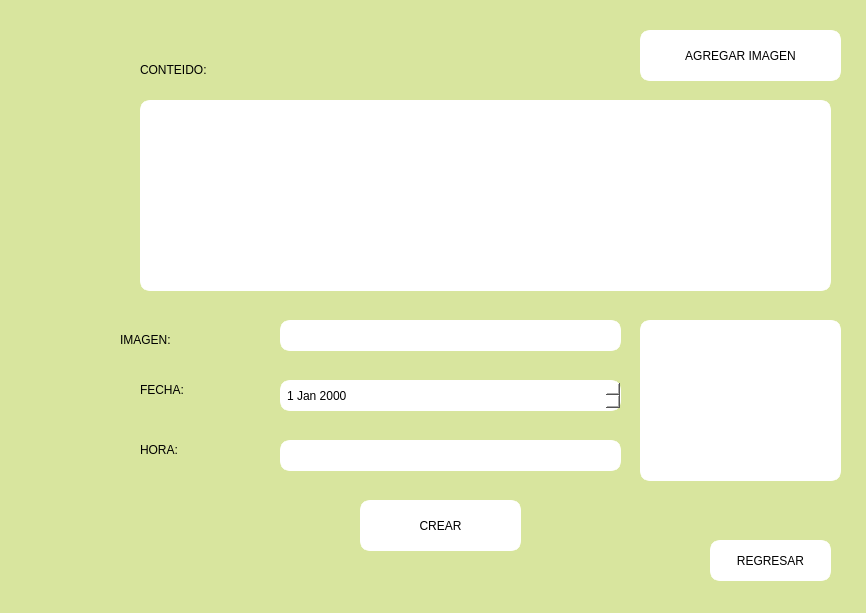
<?xml version="1.0" encoding="UTF-8"?>
<ui version="4.0">
 <class>CrearPublicacion</class>
 <widget class="QMainWindow" name="CrearPublicacion">
  <property name="geometry">
   <rect>
    <x>0</x>
    <y>0</y>
    <width>866</width>
    <height>613</height>
   </rect>
  </property>
  <property name="windowTitle">
   <string>MainWindow</string>
  </property>
  <property name="styleSheet">
   <string notr="true">background-color: rgb(216, 229, 158);
</string>
  </property>
  <widget class="QWidget" name="centralwidget">
   <widget class="QPushButton" name="pushButton_3">
    <property name="geometry">
     <rect>
      <x>710</x>
      <y>540</y>
      <width>121</width>
      <height>41</height>
     </rect>
    </property>
    <property name="cursor">
     <cursorShape>PointingHandCursor</cursorShape>
    </property>
    <property name="styleSheet">
     <string notr="true">font: 900 10pt &quot;Segoe UI Black&quot;;
border: 5px solid white;
background-color: rgb(255, 255, 255);
border-radius: 10px;
</string>
    </property>
    <property name="text">
     <string>REGRESAR</string>
    </property>
   </widget>
   <widget class="QPushButton" name="btnCrear">
    <property name="geometry">
     <rect>
      <x>360</x>
      <y>500</y>
      <width>161</width>
      <height>51</height>
     </rect>
    </property>
    <property name="cursor">
     <cursorShape>PointingHandCursor</cursorShape>
    </property>
    <property name="styleSheet">
     <string notr="true">font: 900 10pt &quot;Segoe UI Black&quot;;
border: 5px solid white;
background-color: rgb(255, 255, 255);
border-radius: 10px;</string>
    </property>
    <property name="text">
     <string>CREAR</string>
    </property>
   </widget>
   <widget class="QLineEdit" name="txtHora">
    <property name="geometry">
     <rect>
      <x>280</x>
      <y>440</y>
      <width>341</width>
      <height>31</height>
     </rect>
    </property>
    <property name="styleSheet">
     <string notr="true">font: 600 11pt &quot;Segoe UI Variable Display Semib&quot;;
border: 5px solid white;
background-color: rgb(255, 255, 255);
border-radius: 10px;</string>
    </property>
   </widget>
   <widget class="QLabel" name="lblCorreo">
    <property name="geometry">
     <rect>
      <x>140</x>
      <y>440</y>
      <width>101</width>
      <height>20</height>
     </rect>
    </property>
    <property name="styleSheet">
     <string notr="true">font: 600 14pt &quot;Segoe UI Semibold&quot;;</string>
    </property>
    <property name="text">
     <string>HORA:</string>
    </property>
   </widget>
   <widget class="QLabel" name="label_4">
    <property name="geometry">
     <rect>
      <x>140</x>
      <y>380</y>
      <width>131</width>
      <height>20</height>
     </rect>
    </property>
    <property name="styleSheet">
     <string notr="true">font: 600 14pt &quot;Segoe UI Semibold&quot;;</string>
    </property>
    <property name="text">
     <string>FECHA:</string>
    </property>
   </widget>
   <widget class="QLabel" name="lblCorreo_2">
    <property name="geometry">
     <rect>
      <x>140</x>
      <y>60</y>
      <width>121</width>
      <height>20</height>
     </rect>
    </property>
    <property name="styleSheet">
     <string notr="true">font: 600 14pt &quot;Segoe UI Semibold&quot;;</string>
    </property>
    <property name="text">
     <string>CONTEIDO:</string>
    </property>
   </widget>
   <widget class="QPushButton" name="btnImagen">
    <property name="geometry">
     <rect>
      <x>640</x>
      <y>30</y>
      <width>201</width>
      <height>51</height>
     </rect>
    </property>
    <property name="cursor">
     <cursorShape>PointingHandCursor</cursorShape>
    </property>
    <property name="styleSheet">
     <string notr="true">font: 900 10pt &quot;Segoe UI Black&quot;;
border: 5px solid white;
background-color: rgb(255, 255, 255);
border-radius: 10px;</string>
    </property>
    <property name="text">
     <string>AGREGAR IMAGEN</string>
    </property>
   </widget>
   <widget class="QPlainTextEdit" name="txtContenido">
    <property name="geometry">
     <rect>
      <x>140</x>
      <y>100</y>
      <width>691</width>
      <height>191</height>
     </rect>
    </property>
    <property name="styleSheet">
     <string notr="true">font: 600 11pt &quot;Segoe UI Variable Display Semib&quot;;
border: 5px solid white;
background-color: rgb(255, 255, 255);
border-radius: 10px;</string>
    </property>
   </widget>
   <widget class="QDateEdit" name="txtFecha">
    <property name="geometry">
     <rect>
      <x>280</x>
      <y>380</y>
      <width>341</width>
      <height>31</height>
     </rect>
    </property>
    <property name="styleSheet">
     <string notr="true">font: 600 11pt &quot;Segoe UI Variable Display Semib&quot;;
border: 5px solid white;
background-color: rgb(255, 255, 255);
border-radius: 10px;</string>
    </property>
   </widget>
   <widget class="QLabel" name="label_5">
    <property name="geometry">
     <rect>
      <x>120</x>
      <y>330</y>
      <width>131</width>
      <height>20</height>
     </rect>
    </property>
    <property name="styleSheet">
     <string notr="true">font: 600 14pt &quot;Segoe UI Semibold&quot;;</string>
    </property>
    <property name="text">
     <string>IMAGEN:</string>
    </property>
   </widget>
   <widget class="QLineEdit" name="txtImagen">
    <property name="enabled">
     <bool>false</bool>
    </property>
    <property name="geometry">
     <rect>
      <x>280</x>
      <y>320</y>
      <width>341</width>
      <height>31</height>
     </rect>
    </property>
    <property name="styleSheet">
     <string notr="true">font: 600 11pt &quot;Segoe UI Variable Display Semib&quot;;
border: 5px solid white;
background-color: rgb(255, 255, 255);
border-radius: 10px;</string>
    </property>
   </widget>
   <widget class="QLabel" name="lblImg">
    <property name="geometry">
     <rect>
      <x>640</x>
      <y>320</y>
      <width>201</width>
      <height>161</height>
     </rect>
    </property>
    <property name="styleSheet">
     <string notr="true">font: 600 20pt &quot;Segoe UI Variable Display Semib&quot;;
border: 5px solid white;
background-color: rgb(255, 255, 255);
border-radius: 10px;</string>
    </property>
    <property name="text">
     <string/>
    </property>
   </widget>
  </widget>
 </widget>
 <resources/>
 <connections/>
</ui>
